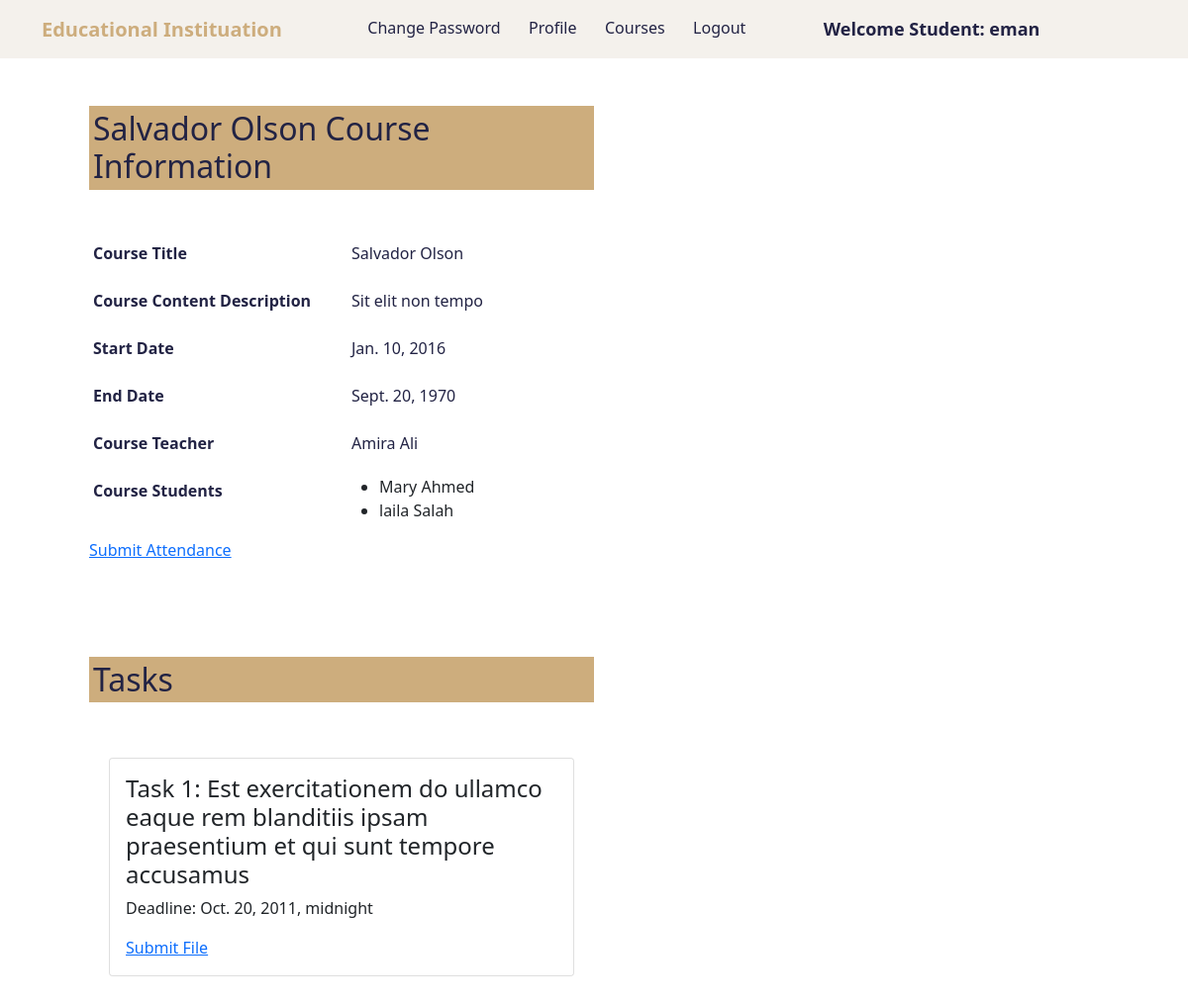
The app's page /student_course_detail/10/ (signed in) with its own data.
### education/models.py (models this page shows, shortened)
class Course(models.Model):
    name = models.CharField(max_length=100)
    description = models.TextField()
    teacher = models.ForeignKey(Teacher, on_delete=models.CASCADE)
    students = models.ManyToManyField(Student)
    start_date = models.DateField()
    end_date = models.DateField()
    created_at = models.DateTimeField(auto_now_add=True)
    updated_at = models.DateTimeField(auto_now=True)

class Teacher(models.Model):
    user = models.OneToOneField(User, on_delete=models.CASCADE)
    teacher_id = models.IntegerField(null=True, blank=True )
    full_name = models.CharField(max_length=50,null=True, blank=True)
    image = models.ImageField(upload_to="media", blank=True)
    phone = models.CharField(max_length=15 ,null=True , blank=True)
    university = models.CharField(max_length=50 ,null=True , blank=True)
    major = models.CharField(max_length=50 ,null=True , blank=True)

class Student(models.Model):
    user = models.OneToOneField(User, on_delete=models.CASCADE)
    student_id = models.CharField(max_length=20, null=True, blank=True)
    full_name = models.CharField(max_length=50,null=True, blank=True)
    image = models.ImageField(upload_to="media", blank=True,null=True)
    phone = models.CharField(max_length=15 ,null=True, blank=True)
    university = models.CharField(max_length=50,null=True , blank=True)
    major = models.CharField(max_length=50 ,null=True , blank=True)
    address = models.CharField(max_length=100 ,null=True , blank=True)
    date_of_birth = models.DateField(null=True , blank=True)
    GENDER_CHOICES = (('male', 'male'),('female', 'female'), )
    gender = models.CharField(max_length=20,choices= GENDER_CHOICES ,null=True , blank=True)

class Task(models.Model):
    course = models.ForeignKey(Course, on_delete=models.CASCADE, related_name='tasks')
    teacher = models.ForeignKey(Teacher, on_delete=models.CASCADE, related_name='tasks_created')
    description = models.TextField(max_length=300)
    deadline = models.DateTimeField()
    has_submission = models.BooleanField(default=False)

### education/views.py (the view)
# urls.py: path('student_course_detail/<int:pk>/', views.courseStudentDetailView, name='student_course_detail'),
@user_passes_test(is_student)
@login_required(login_url = '/student_login')
def courseStudentDetailView(request, pk):
    student = request.user.student
    course = Course.objects.get(id= pk)
    tasks = Task.objects.filter(course=course)
    return render(request, "education/student/student_course_detail.html", {"student":student,"course": course,"tasks":tasks,})

### education/utils.py (called while the page is built)
def is_student(user):
    return hasattr(user, 'student')

### education/templates/education/student/student_course_detail.html (shortened to what this page needs)
{% extends 'education/student/student_navbar.html' %}
{% load static %}
{% block body %}
<section>
    <div class="container">
        <div class="row p-5 justify-content-center">
            <div class="">
                <h2 class="brown-bg p-1 dark-blue col-md-6 mb-5">{{ course.name}} Course Information</h2>
                <div class="row">
                    <div class="col-md-3">
                        <p class=" p-1 dark-blue fw-bold  hed-color ">Course Title</p>
                    </div>
                    <div class="col-md-8">
                        <p class=" p-1 dark-blue col-md-8">{{ course.name }}</p>
                    </div>
                </div>
                <div class="row">
                    <div class="col-md-3">
                        <p class=" p-1 dark-blue fw-bold  hed-color "> Course Content Description</p>
                    </div>
                    <div class="col-md-8">
                        <p class=" p-1 dark-blue col-md-8">{{course.description}}</p>
                    </div>
                </div>
                <div class="row">
                    <div class="col-md-3">
                        <p class=" p-1 dark-blue fw-bold  hed-color "> Start Date</p>
                    </div>
                    <div class="col-md-8">
                        <p class=" p-1 dark-blue col-md-8">{{ course.start_date }}</p>
                    </div>
                </div>
                <div class="row">
                    <div class="col-md-3">
                        <p class=" p-1 dark-blue fw-bold  hed-color "> End Date</p>
                    </div>
                    <div class="col-md-8">
                        <p class=" p-1 dark-blue col-md-8">{{course.end_date }}</p>
                    </div>
                </div>
                <div class="row">
                    <div class="col-md-3">
                        <p class=" p-1 dark-blue fw-bold  hed-color "> Course Teacher</p>
                    </div>
                    <div class="col-md-8">
                            <p class=" p-1 dark-blue col-md-8">{{ course.teacher.full_name }}</p>
                    </div>
                </div>
                <div class="row">
                    <div class="col-md-3">
                        <p class=" p-1 dark-blue fw-bold  hed-color "> Course Students</p>
                    </div>
                    <div class="col-md-8">
                        <ul>
                            {% for stu in course.students.all %}
                                <li>
                                            {{ stu.full_name }}
                                </li>
                            {% endfor %}
                        </ul>
                    </div>
                    <a href="{% url 'submit_attendance' %}?student_id={{ student.id }}&course_id={{ course.id }}">Submit Attendance</a>
                </div>
                </div>
            </div>
        </div>
</section>
<section>
    <div class="container">
        <div class="row p-5 justify-content-center">
            <div class="row">
                <h2 class="brown-bg p-1 dark-blue col-md-6 mb-5">Tasks </h2>
            </div>
            <div class="row">
                {% for task in tasks %}
                  <div class="col-md-6">
                    <div class="card p-3 m-2">
                        <h4>Task {{ forloop.counter }}: {{ task.description }}</h4>
                        <p>Deadline: {{ task.deadline }}</p>
                        <a href="{% url 'submit_file' task_id=task.id %}">Submit File</a>
                    </div>
                    </div>
                    {% empty %}
                     <li>No tasks yet.</li>
                {% endfor %}
            </div>
        </div>
    </div>
</section>
{% endblock %}

### education/templates/education/student/student_navbar.html (shortened to what this page needs)
<!doctype html>
{% load static %}
<html lang="en">
  <head>
    <link href="https://cdn.jsdelivr.net/npm/bootstrap@5.1.0/dist/css/bootstrap.min.css" rel="stylesheet">
    <link rel="stylesheet" href="https://cdn.datatables.net/1.10.25/css/jquery.dataTables.min.css">
    <link rel="stylesheet" href="https://cdn.datatables.net/buttons/1.7.1/css/buttons.dataTables.min.css">
    <link rel="stylesheet" href="{% static 'landingPage/style.css' %}">
  </head>
  <body>
    <nav class="navbar navbar-expand-lg navbar-light  sticky-top mynav">
        <div class="container">
          <a class="navbar-brand text-success hed-color fw-bold" href="/"> Educational Instituation</a>
          <div class="collapse navbar-collapse" id="navbarSupportedContent">
            <ul class="navbar-nav me-auto mb-2 mb-lg-0">
              <li class="nav-item dark-blue">
                <a class="nav-link active dark-blue" aria-current="page" href="{% url 'change_password' %}">Change Password</a>
              </li>
              <li class="nav-item dark-blue">
                <a class="nav-link active dark-blue" aria-current="page" href="{% url 'student_profile' %}">Profile</a>
              </li>
              <li class="nav-item dark-blue">
                <a class="nav-link active dark-blue" aria-current="page" href="{% url 'student_courses'%}">Courses</a>
              </li>
              <li class="nav-item dark-blue">
                <a class="nav-link active dark-blue" aria-current="page" href="{% url 'logout' %}">Logout</a>
              </li>
              <li class="nav-item dark-blue">
                <a style="font-weight:600; font-family:'Segoe UI', Tahoma, Geneva, Verdana, sans-serif; font-size: large;" class="nav-link active dark-blue" href="#">Welcome Student: {{request.user}}</a>
              </li>
            </ul>
          </div>
        </div>
      </nav>
      {% block body %}
      {% endblock %}
  </body>
</html>

### landingPage/static/landingPage/style.css (style rules this page uses)
.mynav { background: #F4F1EC!important; }
.hed-color { color: #CDAD7D!important; }
.dark-blue { color: #222344!important; }
.brown-bg { background-color: #CDAD7D !important; }

### records on screen
Course: name "Salvador Olson", description "Sit elit non tempo", start_date "Jan. 10, 2016", end_date "Sept. 20, 1970", teacher.full_name "Amira Ali"
Student: full_name "Mary Ahmed"
Student: full_name "laila Salah"
Task: description "Est exercitationem do ullamco eaque rem blanditiis ipsam praesentium et qui sunt tempore accusamus", deadline "Oct. 20, 2011, midnight"

### other values on screen
{{ request.user }} "eman"
